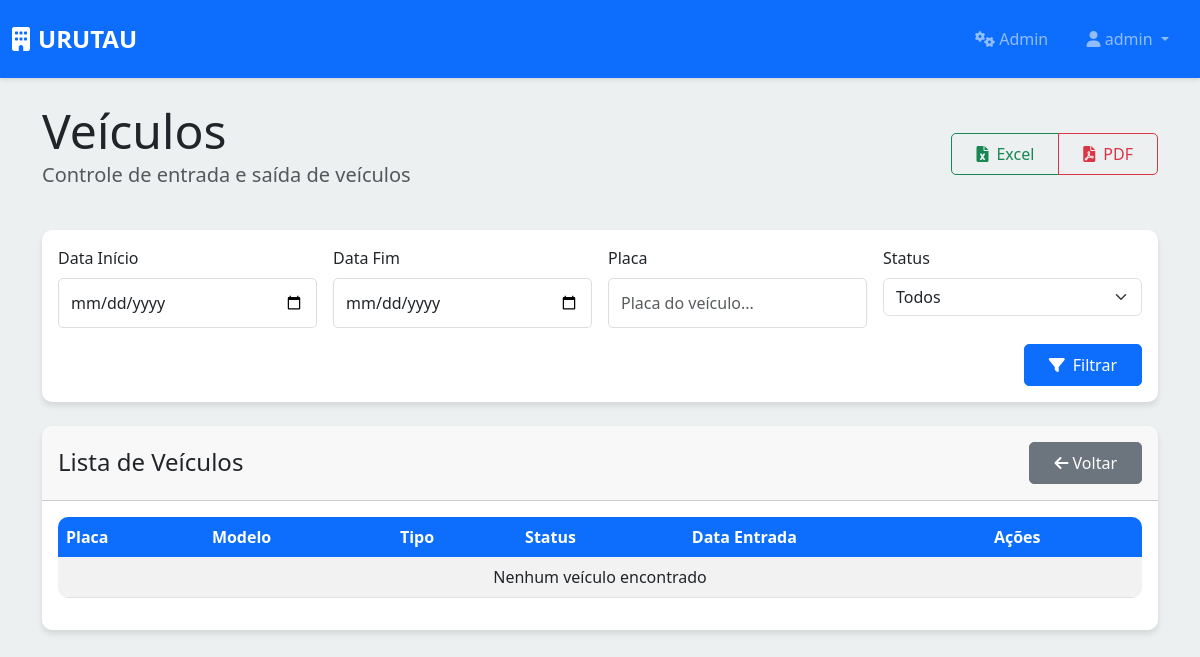
Before: /veiculos/lista-veiculos/ (signed in) with the older database file.
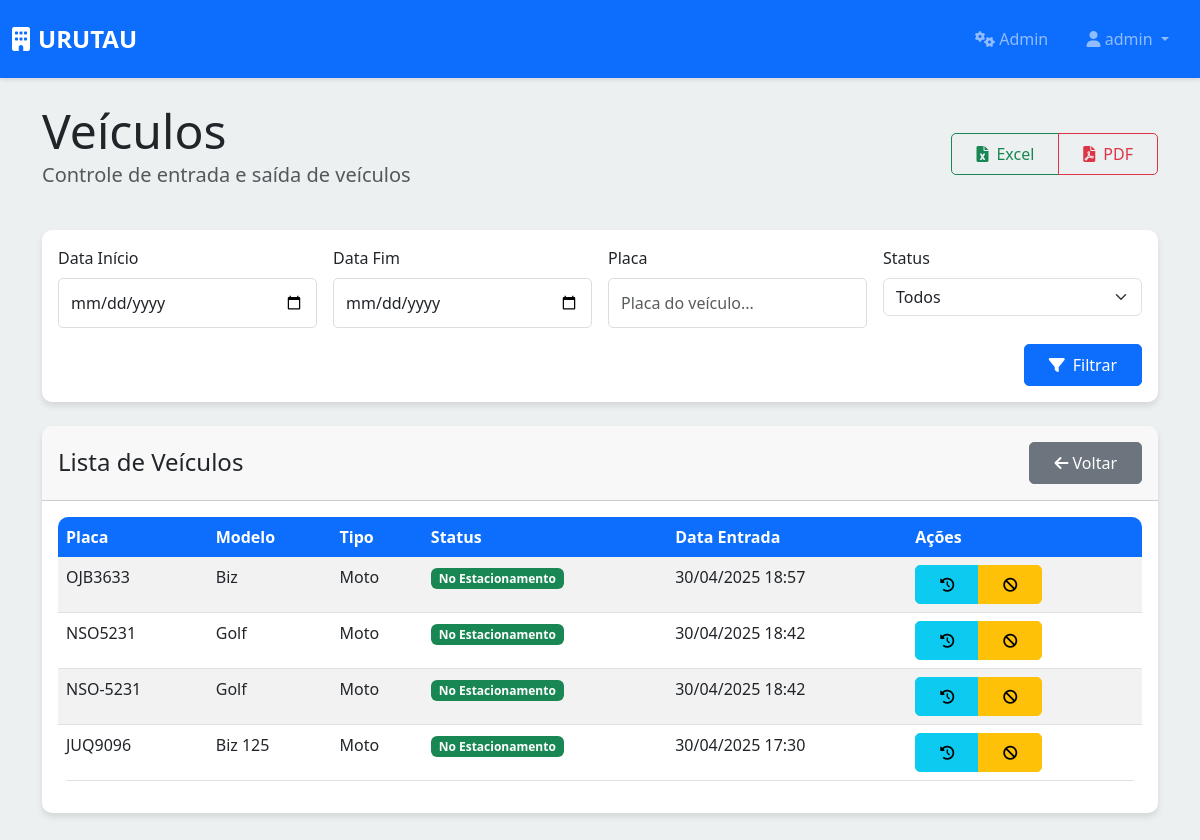
After: the same page with the newer database file.
### apps/veiculos/models.py (models this page shows, shortened)
class Veiculo(models.Model):
    TIPOS_VEICULO = [
        ('carro', 'Carro'),
        ('moto', 'Moto'),
        ('van', 'Van/Utilitário'),
        ('caminhao', 'Caminhão'),
        ('outro', 'Outro'),
    ]
    CORES_VEICULO = [
        ('amarela', 'Amarela'),
        ('azul', 'Azul'),
        ('bege', 'Bege'),
        ('branca', 'Branca'),
        ('cinza', 'Cinza'),
        ('dourada', 'Dourada'),
        ('grená', 'Grená'),
        ('laranja', 'Laranja'),
        ('marrom', 'Marrom'),
        ('prata', 'Prata'),
        ('preta', 'Preta'),
        ('rosa', 'Rosa'),
        ('roxa', 'Roxa'),
        ('verde', 'Verde'),
        ('vermelha', 'Vermelha'),
    ]
    STATUS_CHOICES = [
        ('presente', 'No Estacionamento'),
        ('saida', 'Saída Realizada'),
        ('bloqueado', 'Bloqueado'),
    ]
    placa = models.CharField('Placa', max_length=8)
    tipo = models.CharField('Tipo', max_length=10, choices=TIPOS_VEICULO)
    modelo = models.CharField('Modelo', max_length=50)
    cor = models.CharField('Cor', max_length=20, choices=CORES_VEICULO)
    nome_condutor = models.CharField('Nome do Condutor', max_length=100, blank=True, null=True)
    nome_passageiro = models.CharField('Nome do Passageiro', max_length=100, blank=True, null=True)
    visitante = models.ForeignKey(
        Visitante,
        on_delete=models.CASCADE,
        related_name='veiculos',
        verbose_name='Visitante',
        null=True,
        blank=True
    )
    data_entrada = models.DateTimeField('Data de Entrada', default=timezone.now)
    data_saida = models.DateTimeField('Data de Saída', null=True, blank=True)
    status = models.CharField('Status', max_length=10, choices=STATUS_CHOICES, default='presente')
    observacoes = models.TextField('Observações', blank=True, default='')
    bloqueado = models.BooleanField('Bloqueado', default=False)
    motivo_bloqueio = models.TextField('Motivo do Bloqueio', blank=True, null=True)
    data_bloqueio = models.DateTimeField('Data do Bloqueio', null=True, blank=True)
    class Meta:
        verbose_name = 'Veículo'
        verbose_name_plural = 'Veículos'
        ordering = ['-data_entrada']

### apps/veiculos/views.py (the view)
# urls.py: path('lista-veiculos/', views.ListaVeiculosView.as_view(), name='lista_veiculos'),
class ListaVeiculosView(LoginRequiredMixin, ListView):
    model = Veiculo
    template_name = 'veiculos/lista_veiculos.html'
    context_object_name = 'veiculos'
    ordering = ['-data_entrada']
    paginate_by = 10
    def get_context_data(self, **kwargs):
        context = super().get_context_data(**kwargs)
        context['title'] = 'Veículos Cadastrados'
        return context

### templates/veiculos/lista_veiculos.html (shortened to what the changed rows need)
{% extends 'base.html' %}
{% load static %}
{% block content %}
<div class="container">
    <div class="row align-items-center mb-4">
        <div class="col-md-8">
            <h1 class="display-5 mb-0">Veículos</h1>
        </div>
    </div>
    <div class="card">
        <div class="card-body">
            <div class="table-responsive">
                <table class="table table-striped">
                    <thead>
                        <tr>
                            <th>Placa</th>
                            <th>Modelo</th>
                            <th>Tipo</th>
                            <th>Status</th>
                            <th>Data Entrada</th>
                            <th>Ações</th>
                        </tr>
                    </thead>
                    <tbody>
                        {% for veiculo in page_obj %}
                        <tr>
                            <td>{{ veiculo.placa }}</td>
                            <td>{{ veiculo.modelo }}</td>
                            <td>{{ veiculo.get_tipo_display }}</td>
                            <td>
                                {% if veiculo.bloqueado %}
                                    <span class="badge bg-danger">Bloqueado</span>
                                {% elif veiculo.data_saida %}
                                    <span class="badge bg-secondary">Saída Realizada</span>
                                {% else %}
                                    <span class="badge bg-success">No Estacionamento</span>
                                {% endif %}
                            </td>
                            <td>{{ veiculo.data_entrada|date:"d/m/Y H:i" }}</td>
                            <td>
                                <div class="btn-group">
                                    <a href="{% url 'veiculos:historico_veiculo' veiculo.id %}" class="btn btn-sm btn-info" title="Histórico">
                                        <i class="fas fa-history"></i>
                                    </a>
                                    {% if not veiculo.bloqueado %}
                                    <a href="{% url 'veiculos:bloquear_veiculo' veiculo.id %}" class="btn btn-sm btn-warning" title="Bloquear">
                                        <i class="fas fa-ban"></i>
                                    </a>
                                    {% else %}
                                    <a href="{% url 'veiculos:desbloquear_veiculo' veiculo.id %}" class="btn btn-sm btn-success" title="Desbloquear">
                                        <i class="fas fa-check"></i>
                                    </a>
                                    {% endif %}
                                </div>
                            </td>
                        </tr>
                        {% empty %}
                        <tr>
                            <td colspan="6" class="text-center">Nenhum veículo encontrado</td>
                        </tr>
                        {% endfor %}
                    </tbody>
                </table>
            </div>
        </div>
    </div>
</div>
{% endblock %}

Changed rows visible on the page:
added Veiculo: placa "OJB3633", modelo "Biz", tipo "Moto", bloqueado "No Estacionamento", data_entrada "30/04/2025 18:57"
added Veiculo: placa "NSO5231", modelo "Golf", tipo "Moto", bloqueado "No Estacionamento", data_entrada "30/04/2025 18:42"
added Veiculo: placa "NSO-5231", modelo "Golf", tipo "Moto", bloqueado "No Estacionamento", data_entrada "30/04/2025 18:42"
added Veiculo: placa "JUQ9096", modelo "Biz 125", tipo "Moto", bloqueado "No Estacionamento", data_entrada "30/04/2025 17:30"
Other visible differences:
text no longer shown: "Nenhum veículo encontrado"
